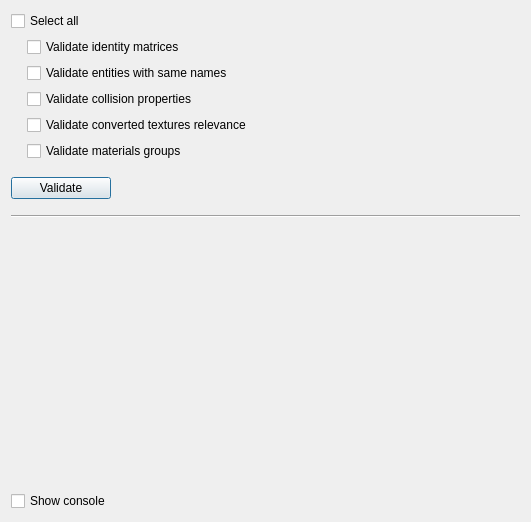
<?xml version="1.0" encoding="UTF-8"?>
<ui version="4.0">
 <class>SceneValidationDialog</class>
 <widget class="QDialog" name="SceneValidationDialog">
  <property name="geometry">
   <rect>
    <x>0</x>
    <y>0</y>
    <width>531</width>
    <height>522</height>
   </rect>
  </property>
  <property name="sizePolicy">
   <sizepolicy hsizetype="Preferred" vsizetype="Minimum">
    <horstretch>0</horstretch>
    <verstretch>0</verstretch>
   </sizepolicy>
  </property>
  <property name="windowTitle">
   <string>Scene validation</string>
  </property>
  <property name="modal">
   <bool>true</bool>
  </property>
  <layout class="QVBoxLayout" name="verticalLayout">
   <item>
    <layout class="QGridLayout" name="gridLayout">
     <item row="5" column="1" colspan="2">
      <widget class="QCheckBox" name="materialGroupsCheckBox">
       <property name="toolTip">
        <string>Checks whether all materials that have mult-quality material template that quality group is also specified</string>
       </property>
       <property name="text">
        <string>Validate materials groups</string>
       </property>
       <attribute name="buttonGroup">
        <string notr="true">buttonGroup</string>
       </attribute>
      </widget>
     </item>
     <item row="4" column="1" colspan="2">
      <widget class="QCheckBox" name="relevanceCheckBox">
       <property name="toolTip">
        <string>Check whether converted textures are relevant</string>
       </property>
       <property name="text">
        <string>Validate converted textures relevance</string>
       </property>
       <attribute name="buttonGroup">
        <string notr="true">buttonGroup</string>
       </attribute>
      </widget>
     </item>
     <item row="2" column="1" colspan="2">
      <widget class="QCheckBox" name="sameNamesCheckBox">
       <property name="toolTip">
        <string>For entites wth same names, compares 
a. &quot;CollisionType&quot;, &quot;CollisionTypeCrashed&quot;, &quot;editor.ReferenceToOwner&quot;, &quot;Health&quot;, &quot;MaterialKind&quot; properties
b. sound components
c. effects</string>
       </property>
       <property name="text">
        <string>Validate entities with same names</string>
       </property>
       <attribute name="buttonGroup">
        <string notr="true">buttonGroup</string>
       </attribute>
      </widget>
     </item>
     <item row="1" column="1" colspan="2">
      <widget class="QCheckBox" name="matriciesCheckBox">
       <property name="toolTip">
        <string>Checks whether local and world matrices for parent models are identity matricies</string>
       </property>
       <property name="text">
        <string>Validate identity matrices</string>
       </property>
       <attribute name="buttonGroup">
        <string notr="true">buttonGroup</string>
       </attribute>
      </widget>
     </item>
     <item row="1" column="0">
      <spacer name="horizontalSpacer">
       <property name="orientation">
        <enum>Qt::Horizontal</enum>
       </property>
       <property name="sizeType">
        <enum>QSizePolicy::Fixed</enum>
       </property>
       <property name="sizeHint" stdset="0">
        <size>
         <width>10</width>
         <height>20</height>
        </size>
       </property>
      </spacer>
     </item>
     <item row="0" column="2">
      <spacer name="horizontalSpacer_2">
       <property name="orientation">
        <enum>Qt::Horizontal</enum>
       </property>
       <property name="sizeHint" stdset="0">
        <size>
         <width>37</width>
         <height>17</height>
        </size>
       </property>
      </spacer>
     </item>
     <item row="0" column="0" colspan="2">
      <widget class="QCheckBox" name="selectAllCheckBox">
       <property name="text">
        <string>Select all</string>
       </property>
      </widget>
     </item>
     <item row="3" column="1">
      <widget class="QCheckBox" name="collisionsCheckBox">
       <property name="toolTip">
        <string>Checks whether CollisionType objects has MaterialKind or FallType specified</string>
       </property>
       <property name="text">
        <string>Validate collision properties</string>
       </property>
       <attribute name="buttonGroup">
        <string notr="true">buttonGroup</string>
       </attribute>
      </widget>
     </item>
    </layout>
   </item>
   <item>
    <spacer name="verticalSpacer">
     <property name="orientation">
      <enum>Qt::Vertical</enum>
     </property>
     <property name="sizeType">
      <enum>QSizePolicy::Fixed</enum>
     </property>
     <property name="sizeHint" stdset="0">
      <size>
       <width>20</width>
       <height>10</height>
      </size>
     </property>
    </spacer>
   </item>
   <item>
    <layout class="QHBoxLayout" name="horizontalLayout">
     <item>
      <widget class="QPushButton" name="validateButton">
       <property name="minimumSize">
        <size>
         <width>100</width>
         <height>0</height>
        </size>
       </property>
       <property name="text">
        <string>Validate</string>
       </property>
      </widget>
     </item>
     <item>
      <spacer name="horizontalSpacer_3">
       <property name="orientation">
        <enum>Qt::Horizontal</enum>
       </property>
       <property name="sizeHint" stdset="0">
        <size>
         <width>40</width>
         <height>20</height>
        </size>
       </property>
      </spacer>
     </item>
    </layout>
   </item>
   <item>
    <spacer name="verticalSpacer_2">
     <property name="orientation">
      <enum>Qt::Vertical</enum>
     </property>
     <property name="sizeType">
      <enum>QSizePolicy::Fixed</enum>
     </property>
     <property name="sizeHint" stdset="0">
      <size>
       <width>20</width>
       <height>10</height>
      </size>
     </property>
    </spacer>
   </item>
   <item>
    <widget class="Line" name="line">
     <property name="orientation">
      <enum>Qt::Horizontal</enum>
     </property>
    </widget>
   </item>
   <item>
    <widget class="LogWidget" name="logWidget" native="true">
     <property name="sizePolicy">
      <sizepolicy hsizetype="Expanding" vsizetype="Expanding">
       <horstretch>0</horstretch>
       <verstretch>0</verstretch>
      </sizepolicy>
     </property>
    </widget>
   </item>
   <item>
    <widget class="QCheckBox" name="showConsoleCheckBox">
     <property name="text">
      <string>Show console</string>
     </property>
    </widget>
   </item>
  </layout>
 </widget>
 <customwidgets>
  <customwidget>
   <class>LogWidget</class>
   <extends>QWidget</extends>
   <header>QtTools/ConsoleWidget/logwidget.h</header>
   <container>1</container>
  </customwidget>
 </customwidgets>
 <resources/>
 <connections/>
 <buttongroups>
  <buttongroup name="buttonGroup">
   <property name="exclusive">
    <bool>false</bool>
   </property>
  </buttongroup>
 </buttongroups>
</ui>
